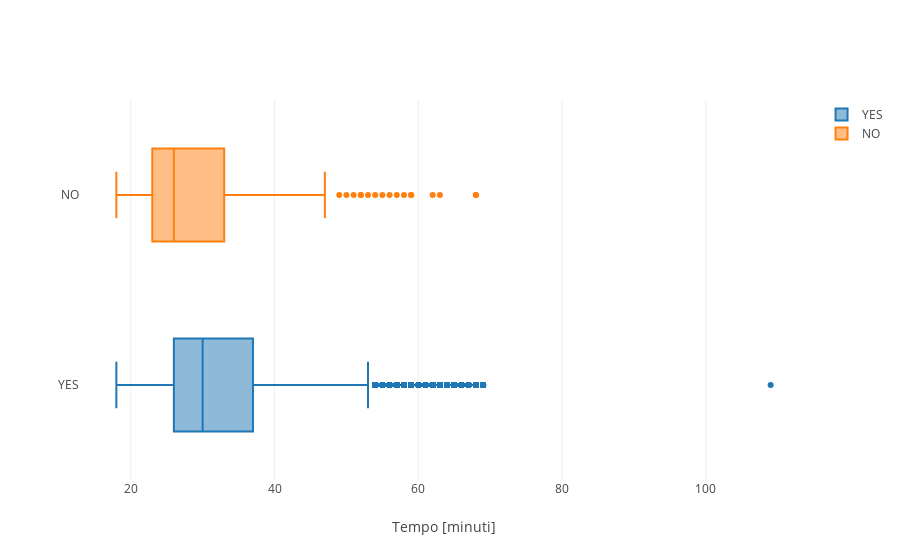

Notebook code cell kept with this figure:
### Markdown cell above
### 2.1 
Disegnare un grouped boxplot che confronti la distribuzione dell'età per le varie sottoclassi identificate dalla variabile ``Lavoratore``.

### Code cell
# Solution
data = []
for val in set(jobArray):
    p_by_job = dfNew['age'][jobArray == val]
    trace = go.Box(x=p_by_job, name=val)
    data.append(trace)

layout = go.Layout(
    xaxis=dict(title="Tempo [minuti]"),
)

fig = go.Figure(data=data, layout=layout)
py.iplot(fig)

### Figure 1 — Plotly figure (JSON) as saved in the notebook; plotly's stock layout.template omitted (floating-point values rounded to 4 significant figures; data arrays with more than 128 entries replaced by an {"elided": "..."} marker saying what was removed)
{"data": [{"name": "YES", "type": "box", "uid": "65aa33c2-d04e-11e8-9819-3052cb2086f3", "x": {"elided": "51475 int values"}}, {"name": "NO", "type": "box", "uid": "65aa3570-d04e-11e8-9819-3052cb2086f3", "x": {"elided": "273 int values"}}], "layout": {"xaxis": {"title": "Tempo [minuti]"}}}
